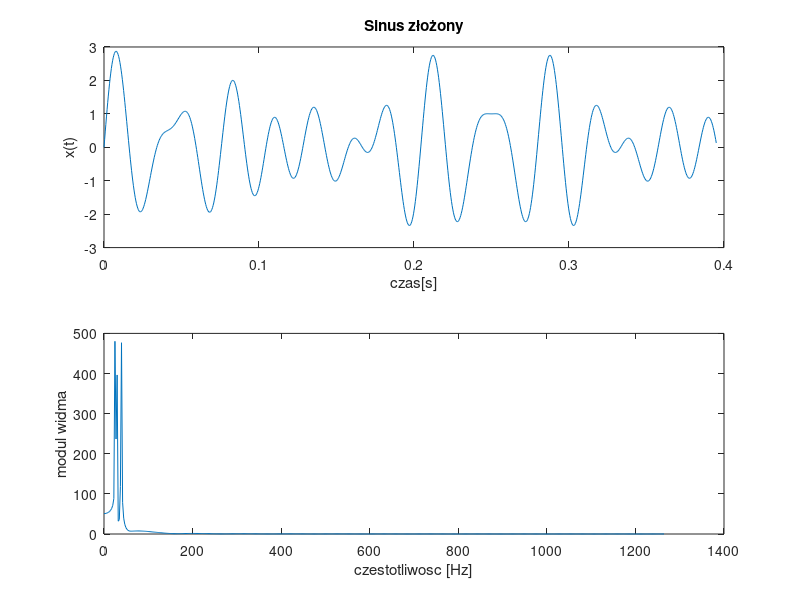

Source code (MATLAB):
clear all;
close all;

fp=2529;
ab=25;
cd=29;
ef=39;

N=1000;
t=(0:N-1)*1/fp;
x=sin(2*pi*ab*t)+sin(2*pi*cd*t)+sin(2*pi*ef*t);

subplot(211)
plot(t,x);
title('Sinus złożony');
xlabel('czas[s]');
ylabel('x(t)');


Nf=2^nextpow2(N);
N21= Nf/2 +1;
f=linspace(0, fp/2,N21);
vx = fft (x, Nf);
wx=abs(vx);
subplot(212)
plot(f,wx(1:N21))
xlabel('czestotliwosc [Hz]')
ylabel('modul widma')